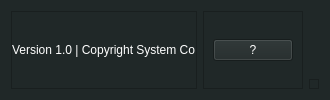
     <widget class="QFrame" name="footer_frame">
      <property name="styleSheet">
       <string notr="true">color: rgb(255, 255, 255);
background-color: rgb(32, 40, 40);</string>
      </property>
      <property name="frameShape">
       <enum>QFrame::NoFrame</enum>
      </property>
      <property name="frameShadow">
       <enum>QFrame::Raised</enum>
      </property>
      <layout class="QHBoxLayout" name="horizontalLayout_5">
       <item>
        <widget class="QFrame" name="footer_left_frame">
         <property name="frameShape">
          <enum>QFrame::StyledPanel</enum>
         </property>
         <property name="frameShadow">
          <enum>QFrame::Raised</enum>
         </property>
         <layout class="QHBoxLayout" name="horizontalLayout_6">
          <property name="spacing">
           <number>0</number>
          </property>
          <property name="leftMargin">
           <number>0</number>
          </property>
          <property name="topMargin">
           <number>0</number>
          </property>
          <property name="rightMargin">
           <number>0</number>
          </property>
          <property name="bottomMargin">
           <number>0</number>
          </property>
          <item alignment="Qt::AlignLeft">
           <widget class="QLabel" name="label_3">
            <property name="styleSheet">
             <string notr="true"/>
            </property>
            <property name="text">
             <string>Version 1.0 | Copyright System Co</string>
            </property>
           </widget>
          </item>
         </layout>
        </widget>
       </item>
       <item>
        <widget class="QFrame" name="footer_right_frame">
         <property name="frameShape">
          <enum>QFrame::StyledPanel</enum>
         </property>
         <property name="frameShadow">
          <enum>QFrame::Raised</enum>
         </property>
         <layout class="QHBoxLayout" name="horizontalLayout_7">
          <item alignment="Qt::AlignRight">
           <widget class="QPushButton" name="pushButton_2">
            <property name="text">
             <string>?</string>
            </property>
           </widget>
          </item>
         </layout>
        </widget>
       </item>
       <item alignment="Qt::AlignBottom">
        <widget class="QFrame" name="size_grip">
         <property name="minimumSize">
          <size>
           <width>10</width>
           <height>10</height>
          </size>
         </property>
         <property name="maximumSize">
          <size>
           <width>10</width>
           <height>10</height>
          </size>
         </property>
         <property name="sizeIncrement">
          <size>
           <width>10</width>
           <height>10</height>
          </size>
         </property>
         <property name="baseSize">
          <size>
           <width>10</width>
           <height>10</height>
          </size>
         </property>
         <property name="frameShape">
          <enum>QFrame::StyledPanel</enum>
         </property>
         <property name="frameShadow">
          <enum>QFrame::Raised</enum>
         </property>
        </widget>
       </item>
      </layout>
     </widget>
